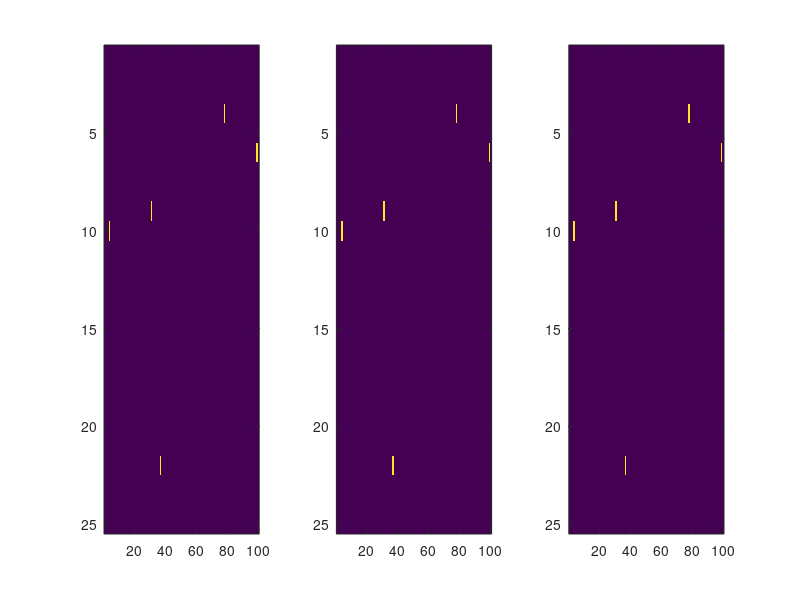

The MATLAB script that drew this image:
function test_delta()
    datapts=3;
    imgs=cell(1,datapts);
    for i=1:datapts
        imgs{i}=MAKE(5);
        figure(1)
        subplot(1,3,1)
        imagesc(imgs{i}{1})
        subplot(1,3,2)
        imagesc(imgs{i}{1})
        subplot(1,3,3)
        imagesc(imgs{i}{1})
        pause
    end

end

function imgs=MAKE(numofmol)
    m=zeros(25,100);
    x=zeros(25,1);
    y=zeros(100,1);
    for i=1:numofmol
        x(i)=randi([1 25]);
        y(i)=randi([1 100]);
        if x(i)>=1 && x(i)<=25 && y(i)>=1 && y(i)<=100
            m(x(i),y(i))=m(x(i),y(i))+1;
        end
    end
    f=fspecial('gaussian',[100,100],1);
    f2=fspecial('gaussian',[100,100],10);
    img=imfilter(m,f);
    img2=imfilter(m,f2);
    imgs={m,img, img2};
end